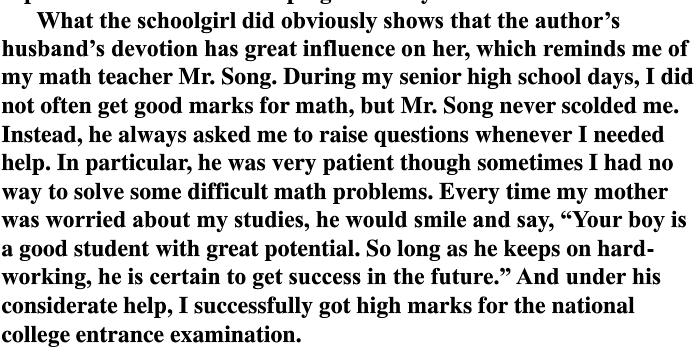
#> input picture images/44.jpg, 700 x 352 px, given in place of example_02.jpg, which was not available
$ python area.py images/44.jpg   (older library calls are emulated)
#> lines starting #> are read from the running program, lines starting #| are printed output that depends on the picture; after the words box and inside, x2 and y2 are one past the last pixel; in counts of white or black regions, pixels touching at a corner belong together; long printed decimals are rounded; pictures that were not available may be replaced by others from this repository, and a replacement may not be noted
#> further down, img is the input picture: shape (352, 700, 3); min 0, max 255, mean 208.2
# coding:utf8

import sys

import cv2
import numpy as np

def preprocess(gray):
    # 1. Sobel算子，x方向求梯度
    sobel = cv2.Sobel(gray, cv2.CV_8U, 1, 0, ksize = 3)
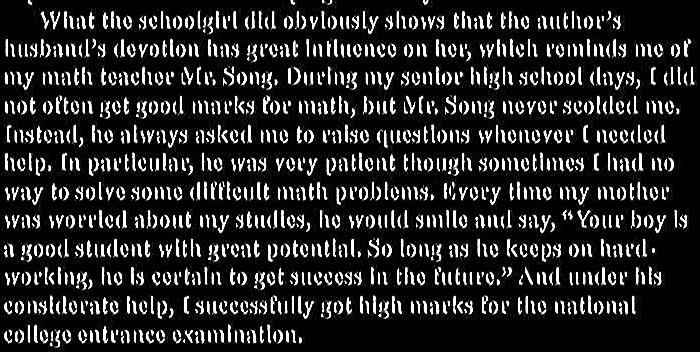
#> sobel: shape (352, 700); min 0, max 255, mean 40.4
    # 2. 二值化
    ret, binary = cv2.threshold(sobel, 0, 255, cv2.THRESH_OTSU+cv2.THRESH_BINARY)
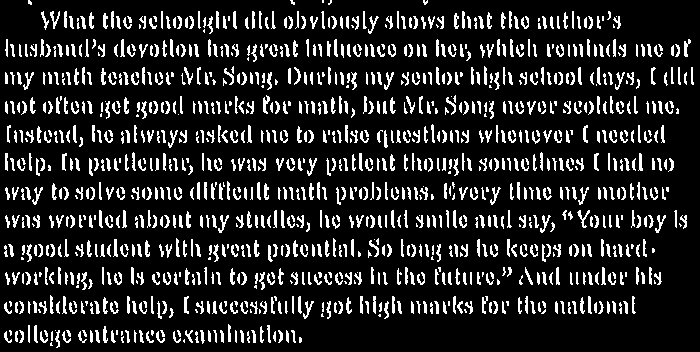
#> binary: shape (352, 700); 15% white in thin lines or dots
#> ret = 123

    # 3. 膨胀和腐蚀操作的核函数
    element1 = cv2.getStructuringElement(cv2.MORPH_RECT, (30, 9))
    element2 = cv2.getStructuringElement(cv2.MORPH_RECT, (24, 6))

    # 4. 膨胀一次，让轮廓突出
    dilation = cv2.dilate(binary, element2, iterations = 1)
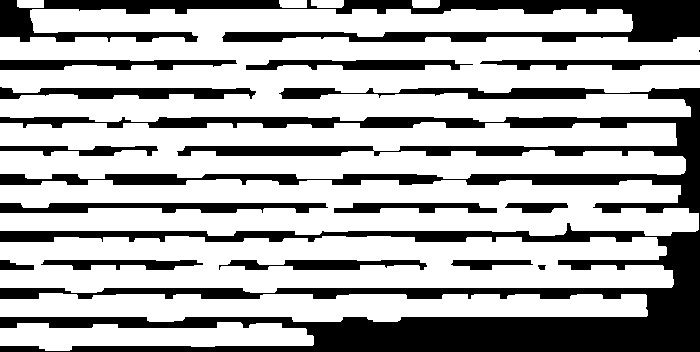
#> dilation: shape (352, 700); 68.2% white; 16 black regions (1 under 20 px), largest, box (x1, y1, x2, y2) and area: (0, 88, 700, 352) 50659, (0, 0, 700, 42) 13229, (0, 203, 328, 213) 2308

    # 5. 腐蚀一次，去掉细节，如表格线等。注意这里去掉的是竖直的线
    erosion = cv2.erode(dilation, element1, iterations = 1)
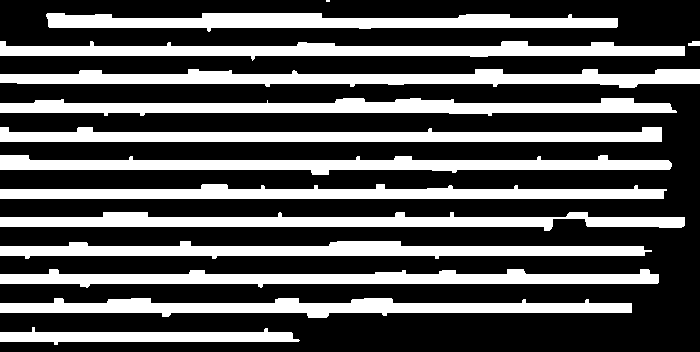
#> erosion: shape (352, 700); 33.1% white; 14 white regions (1 under 20 px), largest, box (x1, y1, x2, y2) and area: (0, 69, 700, 88) 7838, (0, 98, 677, 116) 7450, (0, 41, 685, 61) 7295

    # 6. 再次膨胀，让轮廓明显一些
    dilation2 = cv2.dilate(erosion, element2, iterations = 3)
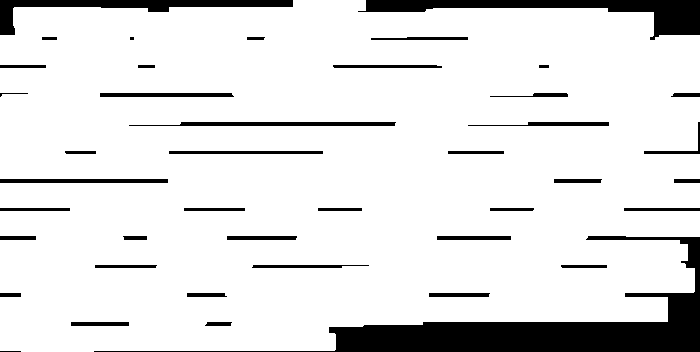
#> dilation2: shape (352, 700); 88.7% white; 42 black regions (1 under 20 px)

    # 7. 存储中间图片
    cv2.imwrite("binary.png", binary)
    cv2.imwrite("dilation.png", dilation)
    cv2.imwrite("erosion.png", erosion)
    cv2.imwrite("dilation2.png", dilation2)

    return dilation2


def findTextRegion(img):
    region = []

    # 1. 查找轮廓
    contours, hierarchy = cv2.findContours(img, cv2.RETR_TREE, cv2.CHAIN_APPROX_SIMPLE)
#> contours = 29 contours, 1 with area under 20; largest, box (x1, y1, x2, y2) and area: (0, 0, 700, 352) 222814, (128, 121, 397, 127) 1178, (99, 92, 235, 98) 667, (168, 150, 324, 155) 618, (467, 121, 610, 127) 528

    # 2. 筛选那些面积小的
    for i in range(len(contours)):
        cnt = contours[i]
        # 计算该轮廓的面积
        area = cv2.contourArea(cnt)

        # 面积小的都筛选掉
        if(area < 1000):
            continue

        # 轮廓近似，作用很小
        epsilon = 0.001 * cv2.arcLength(cnt, True)
        approx = cv2.approxPolyDP(cnt, epsilon, True)

        # 找到最小的矩形，该矩形可能有方向
        rect = cv2.minAreaRect(cnt)
        print("rect is: ")
        print(rect)

        # box是四个点的坐标
        box = cv2.boxPoints(rect)
        box = np.int0(box)

        # 计算高和宽
        height = abs(box[0][1] - box[2][1])
        width = abs(box[0][0] - box[2][0])

        # 筛选那些太细的矩形，留下扁的
        if(height > width * 1.2):
            continue

        region.append(box)
#> this loop made 29 passes
#> area on passes 2 to 13: 128.5, 293, 304.5, 196.5, 184.5, 413, 247.5, 373, 350.5, 119.5, 176.5, 178
#> (area, epsilon, rect, box, height, width) on passes 1, 20: (222814, 3.56, ((349.4, 174.9), (700.3, 350.2), -0.238), [[0, 351], [-1, 1], [698, -1], [700, 348]], 352, 698), (1178.5, 0.542, ((262, 123.5), (5, 268), -90), [[395, 126], [128, 126], [128, 121], [395, 121]], 5, 267)
#| rect is:
#| ((349.427, 174.851), (700.301, 350.167), -0.2377)
#| rect is:
#| ((262.000, 123.5), (5.000, 268.000), -90.0)
#> after the loop, region = [[[0, 351], [-1, 1], [698, -1], [700, 348]], [[395, 126], [128, 126], [128, 121], [395, 121]]]

    return region


def detect(img):
    # 1.  转化成灰度图
    gray = cv2.cvtColor(img, cv2.COLOR_BGR2GRAY)

    # 2. 形态学变换的预处理，得到可以查找矩形的图片
    dilation = preprocess(gray)

    # 3. 查找和筛选文字区域
    region = findTextRegion(dilation)

    # 4. 用绿线画出这些找到的轮廓
    for box in region:
        cv2.drawContours(img, [box], 0, (0, 255, 0), 2)
#> this loop made 2 passes
#> box on passes 1 to 2: [[0, 351], [-1, 1], [698, -1], [700, 348]], [[395, 126], [128, 126], [128, 121], [395, 121]]
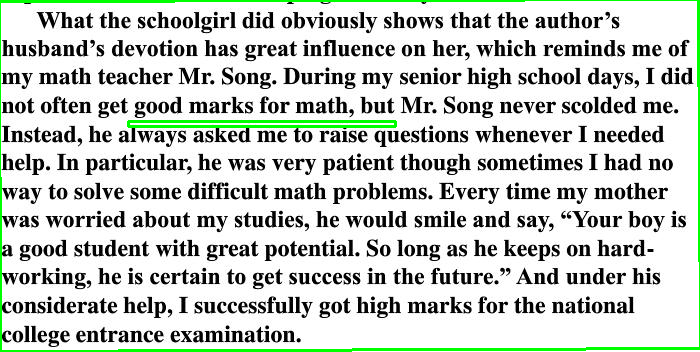
#> img: shape (352, 700, 3); mean B, G, R 201.9, 208.3, 201.9

    cv2.namedWindow("img", cv2.WINDOW_NORMAL)
    cv2.imshow("img", img)

    # 带轮廓的图片
    cv2.imwrite("contours.png", img)

    cv2.waitKey(0)
    cv2.destroyAllWindows()


if __name__ == '__main__':
    # 读取文件
    #imagePath = sys.argv[1]
    img = cv2.imread("images/example_02.jpg")
    detect(img)
